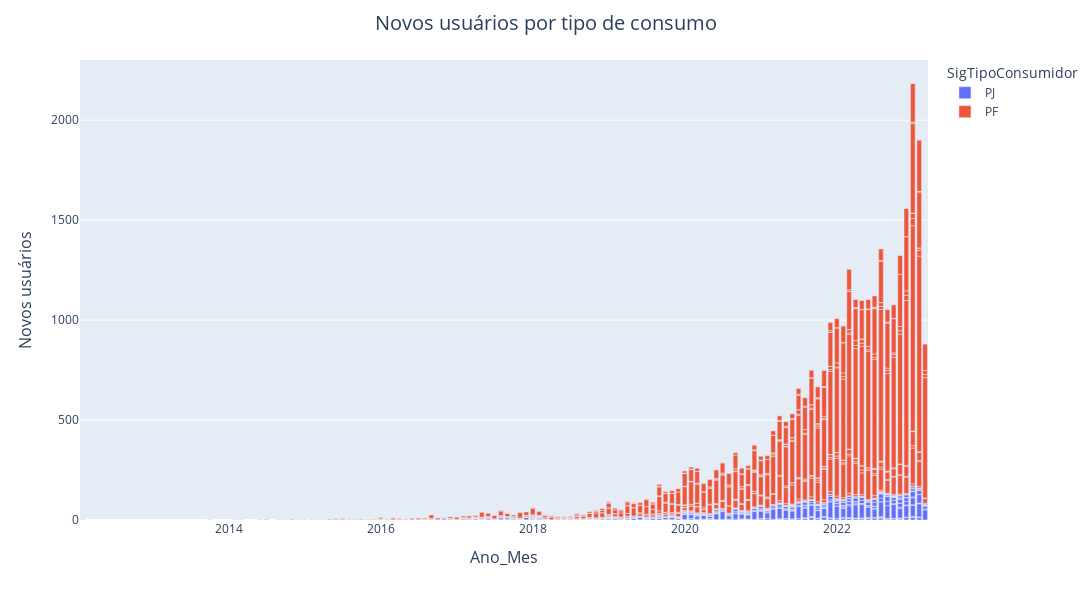
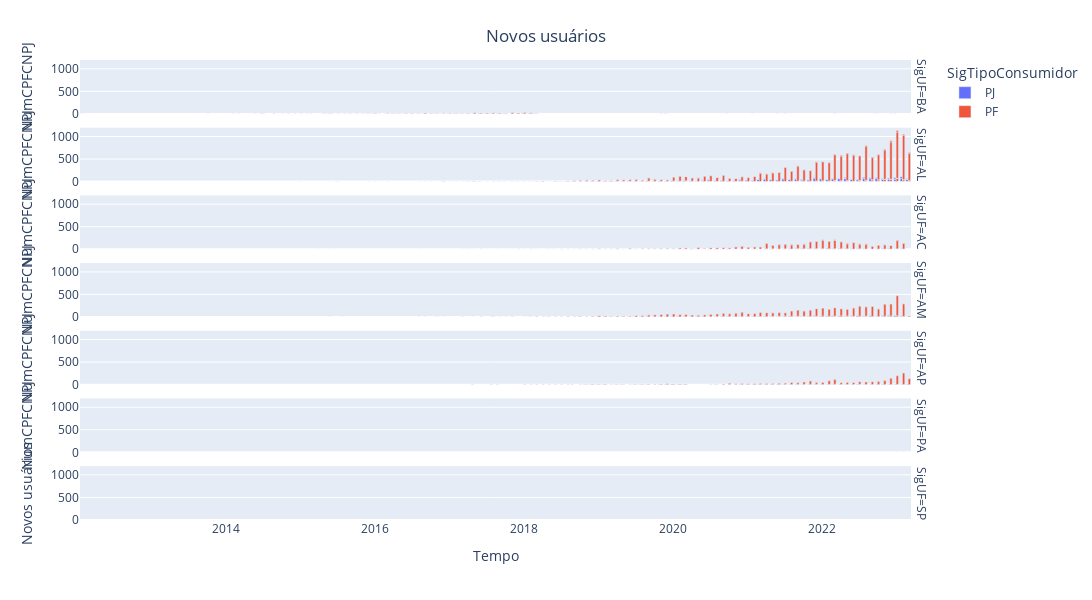

Notebook source saved alongside these figures, in order:
### Code cell
import matplotlib.pyplot as plt
# agrupa os dados
counts = df_clean.groupby(['Ano_Mes', 'SigUF','SigTipoConsumidor', 'DscClasseConsumo']).agg({'NumCPFCNPJ': 'nunique'}).reset_index()
# seria bom adicionar uma linha com a taxa de crescimento anual por Tipo de Consumidor
def grafico_fig_3(counts):
    #counts_filtered = counts.query('Ano_Mes >= 2023-03')
    fig_3 = px.bar(counts, x="Ano_Mes", y="NumCPFCNPJ", color='SigTipoConsumidor')
    fig_3.update_layout(
        width=1200,
        height=600,
        xaxis_title='Ano_Mes',
        xaxis_title_font_size=16,
        yaxis_title='Novos usuários',
        yaxis_title_font_size=16,
        title='Novos usuários por tipo de consumo',
        title_font_size=20,
        title_x=.5
    )
    fig_3.show()
grafico_fig_3(counts)

# Tornar a o eixo y variável pelo max de cada UF
def grafico_novos_usuarios_tipo_UF(counts):
    #counts_filtered = counts.query('Ano_Mes >= 2023-03')
    fig_novos_tipo_uf = px.bar(counts, x="Ano_Mes", y="NumCPFCNPJ", color='SigTipoConsumidor',barmode="group", facet_row="SigUF")
    fig_novos_tipo_uf.update_layout(
        width=1200,
        height=600,
        xaxis_title='Tempo',
        yaxis_title='Novos usuários',
        title={
        'text': "Novos usuários",
        'y':0.95,
        'x':0.5,
        'xanchor': 'center',
        'yanchor': 'top'}
        )

    fig_novos_tipo_uf.show()
    
grafico_novos_usuarios_tipo_UF(counts)

### Figure 1 — Plotly figure (JSON) as saved in the notebook; plotly's stock layout.template omitted (floating-point values rounded to 4 significant figures; data arrays with more than 128 entries replaced by an {"elided": "..."} marker saying what was removed)
{"data": [{"alignmentgroup": "True", "hovertemplate": "SigTipoConsumidor=PJ<br>Ano_Mes=%{x}<br>NumCPFCNPJ=%{y}<extra></extra>", "legendgroup": "PJ", "marker": {"color": "#636efa", "pattern": {"shape": ""}}, "name": "PJ", "offsetgroup": "PJ", "orientation": "v", "showlegend": true, "textposition": "auto", "type": "bar", "x": {"elided": "589 str values"}, "xaxis": "x", "y": {"elided": "589 int values"}, "yaxis": "y"}, {"alignmentgroup": "True", "hovertemplate": "SigTipoConsumidor=PF<br>Ano_Mes=%{x}<br>NumCPFCNPJ=%{y}<extra></extra>", "legendgroup": "PF", "marker": {"color": "#EF553B", "pattern": {"shape": ""}}, "name": "PF", "offsetgroup": "PF", "orientation": "v", "showlegend": true, "textposition": "auto", "type": "bar", "x": {"elided": "735 str values"}, "xaxis": "x", "y": {"elided": "735 int values"}, "yaxis": "y"}], "layout": {"barmode": "relative", "height": 600, "legend": {"title": {"text": "SigTipoConsumidor"}, "tracegroupgap": 0}, "margin": {"t": 60}, "title": {"font": {"size": 20}, "text": "Novos usuários por tipo de consumo", "x": 0.5}, "width": 1200, "xaxis": {"anchor": "y", "domain": [0, 1], "title": {"font": {"size": 16}, "text": "Ano_Mes"}}, "yaxis": {"anchor": "x", "domain": [0, 1], "title": {"font": {"size": 16}, "text": "Novos usuários"}}}}

### Figure 2 — Plotly figure (JSON) as saved in the notebook; plotly's stock layout.template omitted (floating-point values rounded to 4 significant figures; data arrays with more than 128 entries replaced by an {"elided": "..."} marker saying what was removed)
{"data": [{"alignmentgroup": "True", "hovertemplate": "SigTipoConsumidor=PJ<br>SigUF=BA<br>Ano_Mes=%{x}<br>NumCPFCNPJ=%{y}<extra></extra>", "legendgroup": "PJ", "marker": {"color": "#636efa", "pattern": {"shape": ""}}, "name": "PJ", "offsetgroup": "PJ", "orientation": "v", "showlegend": true, "textposition": "auto", "type": "bar", "x": ["2012-02", "2014-06", "2014-07", "2014-07", "2014-09", "2014-09", "2015-03", "2015-05", "2015-06", "2015-06", "2015-09", "2015-12", "2016-01", "2016-01", "2016-02", "2016-03", "2016-04", "2016-04", "2016-05", "2016-05", "2016-06", "2016-06", "2016-07", "2016-07", "2016-07", "2016-08", "2016-09", "2016-10", "2016-11", "2016-12", "2017-01", "2017-01", "2017-02", "2017-02", "2017-02", "2017-03", "2017-04", "2017-04", "2017-04", "2017-05", "2017-06", "2017-07", "2017-07", "2017-08", "2017-08", "2017-09", "2017-09", "2017-10", "2017-10", "2017-10", "2017-12", "2017-12", "2017-12", "2017-12", "2018-01", "2018-01", "2018-01", "2018-01", "2018-02", "2018-02", "2018-02", "2018-03", "2018-03", "2019-12", "2020-10", "2021-02", "2021-06", "2022-10", "2023-01"], "xaxis": "x7", "y": [1, 1, 2, 1, 1, 1, 1, 1, 3, 2, 1, 2, 2, 1, 2, 1, 1, 1, 2, 1, 1, 1, 1, 1, 1, 1, 2, 1, 5, 1, 1, 1, 6, 1, 1, 3, 6, 1, 1, 2, 7, 3, 1, 9, 1, 8, 1, 4, 1, 1, 12, 1, 1, 1, 5, 1, 3, 2, 6, 1, 2, 2, 1, 1, 1, 1, 1, 1, 1], "yaxis": "y7"}, {"alignmentgroup": "True", "hovertemplate": "SigTipoConsumidor=PJ<br>SigUF=AL<br>Ano_Mes=%{x}<br>NumCPFCNPJ=%{y}<extra></extra>", "legendgroup": "PJ", "marker": {"color": "#636efa", "pattern": {"shape": ""}}, "name": "PJ", "offsetgroup": "PJ", "orientation": "v", "showlegend": false, "textposition": "auto", "type": "bar", "x": {"elided": "196 str values"}, "xaxis": "x6", "y": {"elided": "196 int values"}, "yaxis": "y6"}, {"alignmentgroup": "True", "hovertemplate": "SigTipoConsumidor=PJ<br>SigUF=AC<br>Ano_Mes=%{x}<br>NumCPFCNPJ=%{y}<extra></extra>", "legendgroup": "PJ", "marker": {"color": "#636efa", "pattern": {"shape": ""}}, "name": "PJ", "offsetgroup": "PJ", "orientation": "v", "showlegend": false, "textposition": "auto", "type": "bar", "x": ["2015-06", "2015-07", "2017-04", "2017-05", "2017-09", "2018-03", "2018-05", "2018-06", "2018-10", "2018-11", "2019-01", "2019-04", "2019-06", "2019-07", "2019-10", "2019-11", "2019-11", "2019-12", "2020-01", "2020-02", "2020-02", "2020-03", "2020-04", "2020-04", "2020-04", "2020-05", "2020-05", "2020-05", "2020-06", "2020-06", "2020-07", "2020-07", "2020-08", "2020-08", "2020-09", "2020-10", "2020-10", "2020-10", "2020-11", "2020-11", "2020-12", "2020-12", "2021-01", "2021-01", "2021-02", "2021-03", "2021-04", "2021-04", "2021-04", "2021-05", "2021-05", "2021-06", "2021-06", "2021-07", "2021-08", "2021-08", "2021-08", "2021-09", "2021-09", "2021-09", "2021-09", "2021-10", "2021-10", "2021-10", "2021-11", "2021-11", "2021-12", "2021-12", "2022-01", "2022-01", "2022-02", "2022-02", "2022-03", "2022-03", "2022-03", "2022-04", "2022-04", "2022-04", "2022-05", "2022-05", "2022-05", "2022-06", "2022-06", "2022-06", "2022-07", "2022-07", "2022-08", "2022-08", "2022-08", "2022-08", "2022-09", "2022-09", "2022-09", "2022-10", "2022-10", "2022-10", "2022-11", "2022-11", "2022-11", "2022-12", "2022-12", "2022-12", "2023-01", "2023-01", "2023-01", "2023-02", "2023-02", "2023-02", "2023-02"], "xaxis": "x5", "y": [1, 1, 1, 1, 1, 1, 1, 1, 1, 1, 2, 1, 1, 2, 2, 1, 1, 1, 2, 6, 1, 5, 2, 1, 1, 5, 1, 1, 1, 1, 1, 2, 2, 2, 5, 4, 1, 1, 4, 1, 2, 1, 5, 3, 7, 4, 3, 2, 1, 6, 1, 5, 1, 7, 8, 2, 1, 12, 1, 3, 1, 7, 1, 1, 13, 5, 9, 2, 7, 1, 8, 6, 8, 1, 3, 7, 1, 2, 6, 3, 1, 8, 1, 3, 10, 3, 10, 1, 4, 1, 4, 3, 1, 6, 1, 1, 5, 2, 3, 12, 1, 1, 12, 5, 1, 12, 1, 1, 1], "yaxis": "y5"}, {"alignmentgroup": "True", "hovertemplate": "SigTipoConsumidor=PJ<br>SigUF=AM<br>Ano_Mes=%{x}<br>NumCPFCNPJ=%{y}<extra></extra>", "legendgroup": "PJ", "marker": {"color": "#636efa", "pattern": {"shape": ""}}, "name": "PJ", "offsetgroup": "PJ", "orientation": "v", "showlegend": false, "textposition": "auto", "type": "bar", "x": {"elided": "145 str values"}, "xaxis": "x4", "y": {"elided": "145 int values"}, "yaxis": "y4"}, {"alignmentgroup": "True", "hovertemplate": "SigTipoConsumidor=PJ<br>SigUF=AP<br>Ano_Mes=%{x}<br>NumCPFCNPJ=%{y}<extra></extra>", "legendgroup": "PJ", "marker": {"color": "#636efa", "pattern": {"shape": ""}}, "name": "PJ", "offsetgroup": "PJ", "orientation": "v", "showlegend": false, "textposition": "auto", "type": "bar", "x": ["2017-05", "2017-08", "2017-09", "2018-09", "2018-11", "2018-12", "2018-12", "2019-01", "2019-01", "2019-02", "2019-04", "2019-05", "2019-07", "2019-08", "2019-09", "2019-09", "2019-11", "2019-11", "2019-12", "2020-01", "2020-01", "2020-02", "2020-02", "2020-03", "2020-08", "2020-12", "2020-12", "2021-01", "2021-02", "2021-02", "2021-02", "2021-03", "2021-04", "2021-04", "2021-05", "2021-06", "2021-07", "2021-07", "2021-08", "2021-08", "2021-09", "2021-10", "2021-11", "2021-12", "2022-01", "2022-01", "2022-02", "2022-02", "2022-02", "2022-03", "2022-04", "2022-05", "2022-06", "2022-07", "2022-07", "2022-08", "2022-08", "2022-09", "2022-09", "2022-10", "2022-10", "2022-11", "2022-11", "2022-12", "2023-01", "2023-01", "2023-02", "2023-02", "2023-03", "2023-03"], "xaxis": "x3", "y": [1, 1, 1, 1, 1, 1, 1, 1, 1, 2, 1, 3, 2, 1, 2, 1, 1, 1, 1, 4, 2, 3, 1, 3, 1, 2, 1, 3, 1, 1, 1, 1, 2, 1, 1, 2, 1, 1, 2, 1, 1, 3, 5, 1, 3, 1, 3, 1, 1, 3, 3, 1, 2, 5, 1, 3, 2, 1, 1, 2, 1, 8, 1, 2, 9, 2, 4, 1, 4, 5], "yaxis": "y3"}, {"alignmentgroup": "True", "hovertemplate": "SigTipoConsumidor=PF<br>SigUF=BA<br>Ano_Mes=%{x}<br>NumCPFCNPJ=%{y}<extra></extra>", "legendgroup": "PF", "marker": {"color": "#EF553B", "pattern": {"shape": ""}}, "name": "PF", "offsetgroup": "PF", "orientation": "v", "showlegend": true, "textposition": "auto", "type": "bar", "x": ["2013-10", "2014-02", "2014-03", "2014-07", "2014-10", "2014-11", "2014-12", "2015-01", "2015-02", "2015-05", "2015-06", "2015-07", "2015-08", "2015-09", "2015-10", "2015-10", "2015-11", "2015-12", "2016-01", "2016-01", "2016-03", "2016-04", "2016-04", "2016-04", "2016-05", "2016-06", "2016-07", "2016-08", "2016-09", "2016-09", "2016-10", "2016-11", "2016-11", "2016-12", "2016-12", "2017-01", "2017-02", "2017-03", "2017-03", "2017-04", "2017-04", "2017-05", "2017-05", "2017-06", "2017-06", "2017-07", "2017-08", "2017-08", "2017-08", "2017-09", "2017-09", "2017-10", "2017-10", "2017-11", "2017-11", "2017-12", "2017-12", "2018-01", "2018-01", "2018-01", "2018-02", "2018-02", "2018-02", "2018-02", "2018-03", "2018-03", "2018-03", "2019-11", "2019-12", "2021-07", "2022-03", "2022-12"], "xaxis": "x7", "y": [1, 1, 1, 2, 1, 3, 1, 2, 1, 3, 2, 4, 2, 2, 4, 1, 2, 2, 1, 6, 7, 1, 5, 1, 2, 6, 6, 5, 2, 17, 8, 4, 1, 1, 7, 10, 6, 10, 1, 1, 7, 1, 23, 1, 16, 16, 4, 23, 2, 1, 15, 4, 7, 1, 27, 1, 17, 3, 33, 2, 2, 1, 21, 1, 2, 1, 1, 2, 1, 1, 1, 1], "yaxis": "y7"}, {"alignmentgroup": "True", "hovertemplate": "SigTipoConsumidor=PF<br>SigUF=AL<br>Ano_Mes=%{x}<br>NumCPFCNPJ=%{y}<extra></extra>", "legendgroup": "PF", "marker": {"color": "#EF553B", "pattern": {"shape": ""}}, "name": "PF", "offsetgroup": "PF", "orientation": "v", "showlegend": false, "textposition": "auto", "type": "bar", "x": {"elided": "228 str values"}, "xaxis": "x6", "y": {"elided": "228 int values"}, "yaxis": "y6"}, {"alignmentgroup": "True", "hovertemplate": "SigTipoConsumidor=PF<br>SigUF=AC<br>Ano_Mes=%{x}<br>NumCPFCNPJ=%{y}<extra></extra>", "legendgroup": "PF", "marker": {"color": "#EF553B", "pattern": {"shape": ""}}, "name": "PF", "offsetgroup": "PF", "orientation": "v", "showlegend": false, "textposition": "auto", "type": "bar", "x": {"elided": "166 str values"}, "xaxis": "x5", "y": {"elided": "166 int values"}, "yaxis": "y5"}, {"alignmentgroup": "True", "hovertemplate": "SigTipoConsumidor=PF<br>SigUF=AM<br>Ano_Mes=%{x}<br>NumCPFCNPJ=%{y}<extra></extra>", "legendgroup": "PF", "marker": {"color": "#EF553B", "pattern": {"shape": ""}}, "name": "PF", "offsetgroup": "PF", "orientation": "v", "showlegend": false, "textposition": "auto", "type": "bar", "x": {"elided": "167 str values"}, "xaxis": "x4", "y": {"elided": "167 int values"}, "yaxis": "y4"}, {"alignmentgroup": "True", "hovertemplate": "SigTipoConsumidor=PF<br>SigUF=AP<br>Ano_Mes=%{x}<br>NumCPFCNPJ=%{y}<extra></extra>", "legendgroup": "PF", "marker": {"color": "#EF553B", "pattern": {"shape": ""}}, "name": "PF", "offsetgroup": "PF", "orientation": "v", "showlegend": false, "textposition": "auto", "type": "bar", "x": ["2018-01", "2018-02", "2018-03", "2018-04", "2018-05", "2018-06", "2018-07", "2018-08", "2018-10", "2018-11", "2018-12", "2019-01", "2019-01", "2019-02", "2019-03", "2019-04", "2019-05", "2019-05", "2019-06", "2019-07", "2019-08", "2019-08", "2019-09", "2019-09", "2019-10", "2019-10", "2019-11", "2019-11", "2019-12", "2020-01", "2020-01", "2020-02", "2020-02", "2020-03", "2020-03", "2020-07", "2020-08", "2020-08", "2020-09", "2020-10", "2020-10", "2020-11", "2020-11", "2020-12", "2020-12", "2021-01", "2021-01", "2021-02", "2021-03", "2021-03", "2021-04", "2021-04", "2021-05", "2021-05", "2021-06", "2021-06", "2021-07", "2021-07", "2021-08", "2021-08", "2021-09", "2021-09", "2021-10", "2021-10", "2021-11", "2021-11", "2021-11", "2021-11", "2021-12", "2021-12", "2022-01", "2022-01", "2022-02", "2022-02", "2022-03", "2022-03", "2022-04", "2022-04", "2022-04", "2022-05", "2022-05", "2022-06", "2022-06", "2022-06", "2022-07", "2022-07", "2022-07", "2022-08", "2022-08", "2022-09", "2022-09", "2022-10", "2022-11", "2022-12", "2023-01", "2023-01", "2023-02", "2023-02", "2023-03"], "xaxis": "x3", "y": [1, 1, 1, 3, 5, 2, 3, 2, 2, 5, 9, 1, 5, 8, 5, 3, 1, 3, 3, 2, 1, 8, 2, 9, 2, 8, 1, 13, 17, 2, 10, 2, 10, 1, 15, 1, 1, 1, 12, 2, 28, 3, 14, 4, 23, 2, 19, 19, 1, 22, 4, 22, 4, 23, 5, 23, 3, 30, 4, 43, 2, 37, 4, 54, 3, 1, 81, 1, 8, 41, 3, 44, 3, 81, 8, 103, 3, 1, 40, 2, 44, 2, 47, 1, 6, 1, 56, 1, 58, 2, 62, 67, 94, 141, 1, 194, 1, 257, 132], "yaxis": "y3"}, {"alignmentgroup": "True", "hovertemplate": "SigTipoConsumidor=PF<br>SigUF=PA<br>Ano_Mes=%{x}<br>NumCPFCNPJ=%{y}<extra></extra>", "legendgroup": "PF", "marker": {"color": "#EF553B", "pattern": {"shape": ""}}, "name": "PF", "offsetgroup": "PF", "orientation": "v", "showlegend": false, "textposition": "auto", "type": "bar", "x": ["2023-01", "2023-02"], "xaxis": "x2", "y": [1, 1], "yaxis": "y2"}, {"alignmentgroup": "True", "hovertemplate": "SigTipoConsumidor=PF<br>SigUF=SP<br>Ano_Mes=%{x}<br>NumCPFCNPJ=%{y}<extra></extra>", "legendgroup": "PF", "marker": {"color": "#EF553B", "pattern": {"shape": ""}}, "name": "PF", "offsetgroup": "PF", "orientation": "v", "showlegend": false, "textposition": "auto", "type": "bar", "x": ["2023-01"], "xaxis": "x", "y": [1], "yaxis": "y"}], "layout": {"annotations": [{"font": {}, "showarrow": false, "text": "SigUF=SP", "textangle": 90, "x": 0.98, "xanchor": "left", "xref": "paper", "y": 0.05857, "yanchor": "middle", "yref": "paper"}, {"font": {}, "showarrow": false, "text": "SigUF=PA", "textangle": 90, "x": 0.98, "xanchor": "left", "xref": "paper", "y": 0.2057, "yanchor": "middle", "yref": "paper"}, {"font": {}, "showarrow": false, "text": "SigUF=AP", "textangle": 90, "x": 0.98, "xanchor": "left", "xref": "paper", "y": 0.3529, "yanchor": "middle", "yref": "paper"}, {"font": {}, "showarrow": false, "text": "SigUF=AM", "textangle": 90, "x": 0.98, "xanchor": "left", "xref": "paper", "y": 0.5, "yanchor": "middle", "yref": "paper"}, {"font": {}, "showarrow": false, "text": "SigUF=AC", "textangle": 90, "x": 0.98, "xanchor": "left", "xref": "paper", "y": 0.6471, "yanchor": "middle", "yref": "paper"}, {"font": {}, "showarrow": false, "text": "SigUF=AL", "textangle": 90, "x": 0.98, "xanchor": "left", "xref": "paper", "y": 0.7943, "yanchor": "middle", "yref": "paper"}, {"font": {}, "showarrow": false, "text": "SigUF=BA", "textangle": 90, "x": 0.98, "xanchor": "left", "xref": "paper", "y": 0.9414, "yanchor": "middle", "yref": "paper"}], "barmode": "group", "height": 600, "legend": {"title": {"text": "SigTipoConsumidor"}, "tracegroupgap": 0}, "margin": {"t": 60}, "title": {"text": "Novos usuários", "x": 0.5, "xanchor": "center", "y": 0.95, "yanchor": "top"}, "width": 1200, "xaxis": {"anchor": "y", "domain": [0, 0.98], "title": {"text": "Tempo"}}, "xaxis2": {"anchor": "y2", "domain": [0, 0.98], "matches": "x", "showticklabels": false}, "xaxis3": {"anchor": "y3", "domain": [0, 0.98], "matches": "x", "showticklabels": false}, "xaxis4": {"anchor": "y4", "domain": [0, 0.98], "matches": "x", "showticklabels": false}, "xaxis5": {"anchor": "y5", "domain": [0, 0.98], "matches": "x", "showticklabels": false}, "xaxis6": {"anchor": "y6", "domain": [0, 0.98], "matches": "x", "showticklabels": false}, "xaxis7": {"anchor": "y7", "domain": [0, 0.98], "matches": "x", "showticklabels": false}, "yaxis": {"anchor": "x", "domain": [0, 0.1171], "title": {"text": "Novos usuários"}}, "yaxis2": {"anchor": "x2", "domain": [0.1471, 0.2643], "matches": "y", "title": {"text": "NumCPFCNPJ"}}, "yaxis3": {"anchor": "x3", "domain": [0.2943, 0.4114], "matches": "y", "title": {"text": "NumCPFCNPJ"}}, "yaxis4": {"anchor": "x4", "domain": [0.4414, 0.5586], "matches": "y", "title": {"text": "NumCPFCNPJ"}}, "yaxis5": {"anchor": "x5", "domain": [0.5886, 0.7057], "matches": "y", "title": {"text": "NumCPFCNPJ"}}, "yaxis6": {"anchor": "x6", "domain": [0.7357, 0.8529], "matches": "y", "title": {"text": "NumCPFCNPJ"}}, "yaxis7": {"anchor": "x7", "domain": [0.8829, 1.0], "matches": "y", "title": {"text": "NumCPFCNPJ"}}}}
